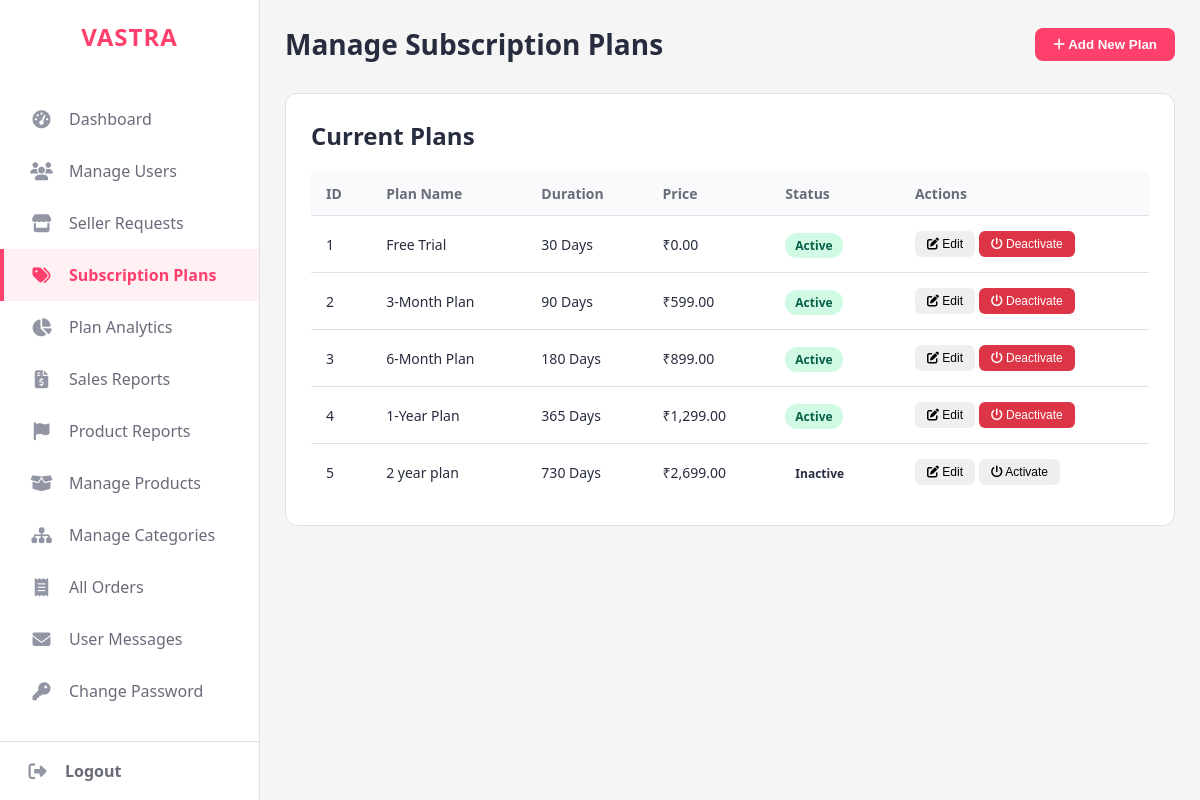
The app's page /admin/subscription-plans.php (signed in) with its own data.
### tables this page shows
CREATE TABLE `subscription_plans` (
  `plan_id` int(11) NOT NULL,
  `plan_name` varchar(100) NOT NULL,
  `duration_days` int(11) NOT NULL COMMENT 'e.g., 30 for trial, 90 for 3 months',
  `price` decimal(10,2) NOT NULL,
  `is_active` tinyint(1) NOT NULL DEFAULT 1 COMMENT '0 = inactive, 1 = active'
);

### admin/subscription-plans.php (the view, shortened to what this page needs)
<?php
include "../config.php";
$plans = [];
$result = $conn->query("SELECT * FROM subscription_plans ORDER BY plan_id");
if ($result) {
    while ($row = $result->fetch_assoc()) {
        $plans[] = $row;
    }
}
?>
<!DOCTYPE html>
<html lang="en">
<head>
    <link rel="stylesheet" href="https://cdnjs.cloudflare.com/ajax/libs/font-awesome/6.4.0/css/all.min.css">
    <link rel="stylesheet" href="style.css">
</head>
<body>
<aside class="sidebar"><?php require "header.php"; ?></aside>
<div class="main-content">
    <header class="header">
        <h1>Manage Subscription Plans</h1>
        <button id="addPlanBtn" class="btn btn-primary"><i class="fas fa-plus"></i> Add New Plan</button>
    </header>
    <main>
        <section class="content-card">
            <h2>Current Plans</h2>
            <table class="data-table">
                <thead>
                    <tr><th>ID</th><th>Plan Name</th><th>Duration</th><th>Price</th><th>Status</th><th>Actions</th></tr>
                </thead>
                <tbody>
                    <?php foreach ($plans as $plan): ?>
                    <tr>
                        <td><?php echo $plan['plan_id']; ?></td>
                        <td><?php echo htmlspecialchars($plan['plan_name']); ?></td>
                        <td><?php echo $plan['duration_days']; ?> Days</td>
                        <td>₹<?php echo number_format($plan['price'], 2); ?></td>
                        <td>
                            <span class="status <?php echo $plan['is_active'] ? 'active' : 'expired'; ?>">
                                <?php echo $plan['is_active'] ? 'Active' : 'Inactive'; ?>
                            </span>
                        </td>
                        <td>
                            <button class="btn btn-sm edit-btn"
                                    data-id="<?php echo $plan['plan_id']; ?>"
                                    data-name="<?php echo htmlspecialchars($plan['plan_name']); ?>"
                                    data-duration="<?php echo $plan['duration_days']; ?>"
                                    data-price="<?php echo $plan['price']; ?>">
                                <i class="fas fa-edit"></i> Edit
                            </button>
                            <form action="" method="POST" style="display:inline;">
                                <button type="submit" class="btn btn-sm <?php echo $plan['is_active'] ? 'btn-danger' : 'btn-success'; ?>" onclick="return confirm('Are you sure you want to change the status?')">
                                    <i class="fas fa-power-off"></i> <?php echo $plan['is_active'] ? 'Deactivate' : 'Activate'; ?>
                                </button>
                            </form>
                        </td>
                    </tr>
                    <?php endforeach; ?>
                </tbody>
            </table>
        </section>
    </main>
</div>
</body>
</html>

### admin/style.css (style rules this page uses)
:root { --primary: #ff3f6c; --primary-dark: #e6395a; --primary-light-bg: #fff0f3; --secondary: #282c3f; --light-gray: #f5f5f6; --dark-gray: #696b79; --white: #ffffff; --border-color: #e0e0e6; --success: #28a745; --warning: #ffc107; --danger: #dc3545; }
* { margin: 0; padding: 0; box-sizing: border-box; }
body { font-family: 'Segoe UI', Tahoma, Geneva, Verdana, sans-serif; background-color: var(--light-gray); display: flex; color: var(--secondary); }
.main-content { margin-left: 260px; width: calc(100% - 260px); padding: 25px; }
.header { display: flex; justify-content: space-between; align-items: center; margin-bottom: 30px; }
.header h1 { font-size: 28px; color: var(--secondary); }
.content-card { background: white; margin-top: 30px; padding: 25px; border-radius: 12px; border: 1px solid var(--border-color); }
.content-card h2 { margin-bottom: 20px; color: var(--secondary); }
.data-table { width: 100%; border-collapse: collapse; font-size: 14px; }
.data-table thead th { text-align: left; padding: 12px 15px; background-color: #f9fafb; font-weight: 600; color: var(--dark-gray); border-bottom: 1px solid var(--border-color); }
.data-table tbody td { padding: 15px; border-bottom: 1px solid var(--border-color); vertical-align: middle; }
.data-table tbody tr:last-child td { border-bottom: none; }
.status { padding: 4px 10px; border-radius: 12px; font-size: 12px; font-weight: 600; }
.status.active, .status.approved, .status.shipped { background-color: #d1fae5; color: #065f46; }
.btn { padding: 9px 18px; border: none; border-radius: 8px; cursor: pointer; font-weight: 600; text-decoration: none; display: inline-block; transition: all 0.3s; text-align: center; }
.btn-primary { background-color: var(--primary); color: var(--white); }
.btn-sm { padding: 6px 12px; font-size: 12px; font-weight: 500; border-radius: 6px; }

### admin/subscription-plans.php (style rules this page uses)
.btn-primary { background-color: var(--primary); color: white; }
.btn-danger { background-color: #dc3545; color: white; }

### admin/header.php (style rules this page uses)
.sidebar { width: 260px; background-color: var(--white); height: 100vh; position: fixed; top: 0; left: 0; display: flex; flex-direction: column; border-right: 1px solid var(--border-color); z-index: 100; }

### records on screen
subscription_plans: plan_id "1", plan_name "Free Trial", duration_days "30", price "0.00", is_active "Active"
subscription_plans: plan_id "2", plan_name "3-Month Plan", duration_days "90", price "599.00", is_active "Active"
subscription_plans: plan_id "3", plan_name "6-Month Plan", duration_days "180", price "899.00", is_active "Active"
subscription_plans: plan_id "4", plan_name "1-Year Plan", duration_days "365", price "1,299.00", is_active "Active"
subscription_plans: plan_id "5", plan_name "2 year plan", duration_days "730", price "2,699.00", is_active "Inactive"
